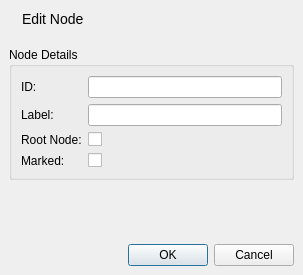
<?xml version="1.0" encoding="UTF-8"?>
<ui version="4.0">
 <class>EditNodeDialog</class>
 <widget class="QDialog" name="EditNodeDialog">
  <property name="geometry">
   <rect>
    <x>0</x>
    <y>0</y>
    <width>303</width>
    <height>275</height>
   </rect>
  </property>
  <property name="windowTitle">
   <string>Edit Node</string>
  </property>
  <layout class="QVBoxLayout" name="verticalLayout_2">
   <property name="spacing">
    <number>0</number>
   </property>
   <property name="leftMargin">
    <number>0</number>
   </property>
   <property name="topMargin">
    <number>0</number>
   </property>
   <property name="rightMargin">
    <number>0</number>
   </property>
   <property name="bottomMargin">
    <number>0</number>
   </property>
   <item>
    <widget class="QWidget" name="titleWidget" native="true">
     <layout class="QHBoxLayout" name="horizontalLayout_3">
      <item>
       <widget class="QLabel" name="label_2">
        <property name="text">
         <string/>
        </property>
        <property name="pixmap">
         <pixmap resource="../icons.qrc">:/icons/node_edit.png</pixmap>
        </property>
       </widget>
      </item>
      <item>
       <widget class="QLabel" name="title_2">
        <property name="styleSheet">
         <string notr="true">QLabel { font-size: 14px; }</string>
        </property>
        <property name="text">
         <string>Edit Node</string>
        </property>
       </widget>
      </item>
      <item>
       <spacer name="horizontalSpacer_2">
        <property name="orientation">
         <enum>Qt::Horizontal</enum>
        </property>
        <property name="sizeHint" stdset="0">
         <size>
          <width>159</width>
          <height>20</height>
         </size>
        </property>
       </spacer>
      </item>
     </layout>
    </widget>
   </item>
   <item>
    <widget class="QWidget" name="dialogMainWidget" native="true">
     <layout class="QVBoxLayout" name="verticalLayout">
      <item>
       <widget class="QGroupBox" name="groupBox">
        <property name="title">
         <string>Node Details</string>
        </property>
        <layout class="QFormLayout" name="formLayout">
         <item row="0" column="0">
          <widget class="QLabel" name="idLabel">
           <property name="text">
            <string>ID:</string>
           </property>
          </widget>
         </item>
         <item row="0" column="1">
          <widget class="QLineEdit" name="idEdit"/>
         </item>
         <item row="1" column="0">
          <widget class="QLabel" name="labelLabel">
           <property name="text">
            <string>Label:</string>
           </property>
          </widget>
         </item>
         <item row="1" column="1">
          <widget class="QLineEdit" name="labelEdit"/>
         </item>
         <item row="2" column="0">
          <widget class="QLabel" name="rootLabel">
           <property name="text">
            <string>Root Node:</string>
           </property>
          </widget>
         </item>
         <item row="2" column="1">
          <widget class="QCheckBox" name="rootCheckBox">
           <property name="text">
            <string/>
           </property>
          </widget>
         </item>
         <item row="3" column="1">
          <widget class="QCheckBox" name="markedCheckBox">
           <property name="text">
            <string/>
           </property>
          </widget>
         </item>
         <item row="3" column="0">
          <widget class="QLabel" name="markedLabel">
           <property name="text">
            <string>Marked:</string>
           </property>
          </widget>
         </item>
        </layout>
       </widget>
      </item>
      <item>
       <spacer name="verticalSpacer">
        <property name="orientation">
         <enum>Qt::Vertical</enum>
        </property>
        <property name="sizeHint" stdset="0">
         <size>
          <width>20</width>
          <height>40</height>
         </size>
        </property>
       </spacer>
      </item>
     </layout>
    </widget>
   </item>
   <item>
    <widget class="QWidget" name="buttons" native="true">
     <layout class="QHBoxLayout" name="horizontalLayout">
      <item>
       <widget class="QDialogButtonBox" name="buttonBox">
        <property name="standardButtons">
         <set>QDialogButtonBox::Cancel|QDialogButtonBox::Ok</set>
        </property>
       </widget>
      </item>
     </layout>
    </widget>
   </item>
  </layout>
 </widget>
 <resources>
  <include location="../icons.qrc"/>
 </resources>
 <connections>
  <connection>
   <sender>buttonBox</sender>
   <signal>accepted()</signal>
   <receiver>EditNodeDialog</receiver>
   <slot>accept()</slot>
   <hints>
    <hint type="sourcelabel">
     <x>296</x>
     <y>238</y>
    </hint>
    <hint type="destinationlabel">
     <x>302</x>
     <y>256</y>
    </hint>
   </hints>
  </connection>
  <connection>
   <sender>buttonBox</sender>
   <signal>rejected()</signal>
   <receiver>EditNodeDialog</receiver>
   <slot>reject()</slot>
   <hints>
    <hint type="sourcelabel">
     <x>223</x>
     <y>238</y>
    </hint>
    <hint type="destinationlabel">
     <x>244</x>
     <y>256</y>
    </hint>
   </hints>
  </connection>
 </connections>
</ui>
